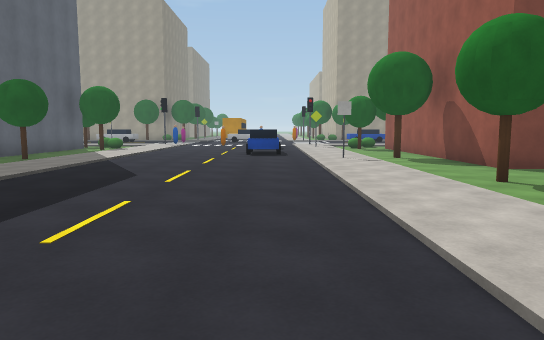
view 1 (above)

24 first-person views from a walk through a Unity game level. The camera is 1.5 m above the floor, tilts 6° down and sees 70° across. The floor is counted in squares, 2 m on a side. Each view is taken from the middle of a square. On the plan, view 1 faces up. The plan holds only what a view shows up to about 12 squares ahead; the rest is blank. The place goes on beyond the plan. Surface patterns are stand-ins for the level's own textures.

view 2
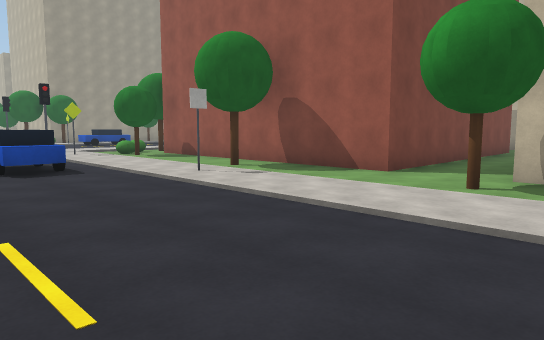

view 3
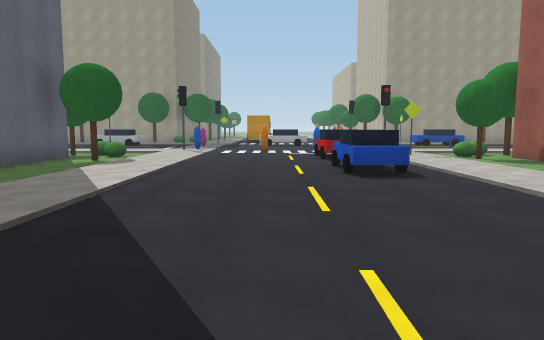

view 4
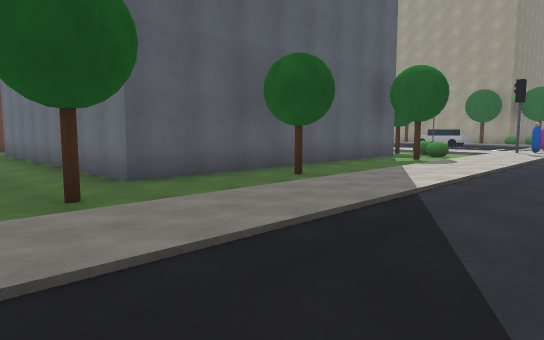

view 5
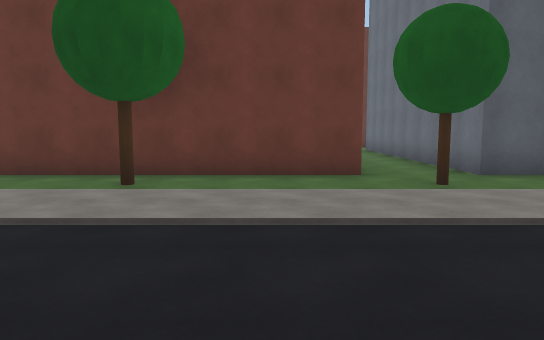

view 6
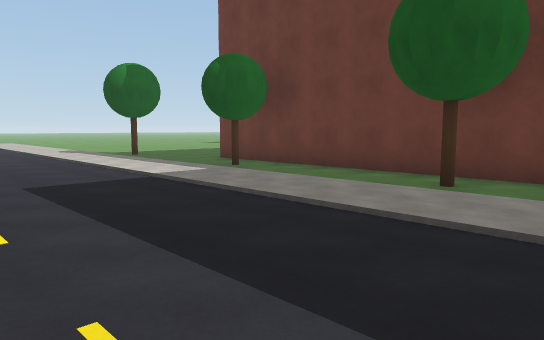

view 7
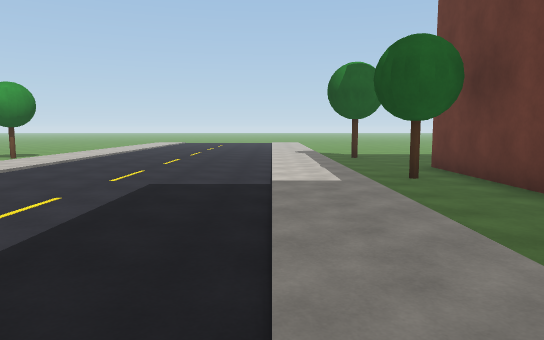

view 8
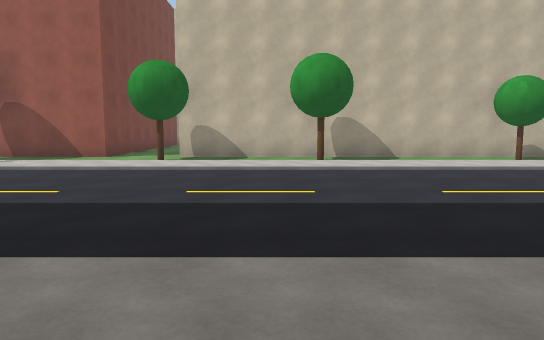

view 9
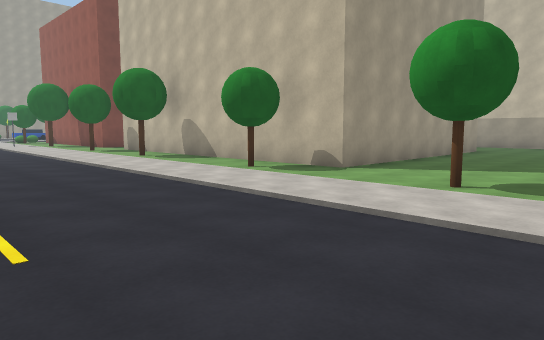

view 10
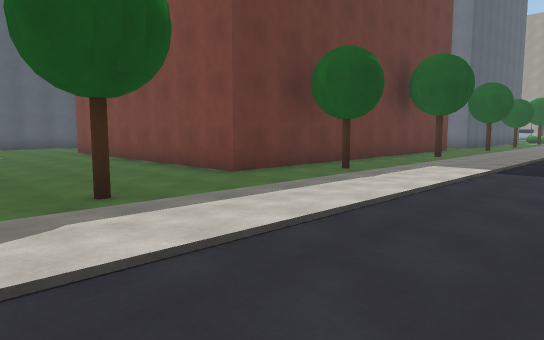

view 11
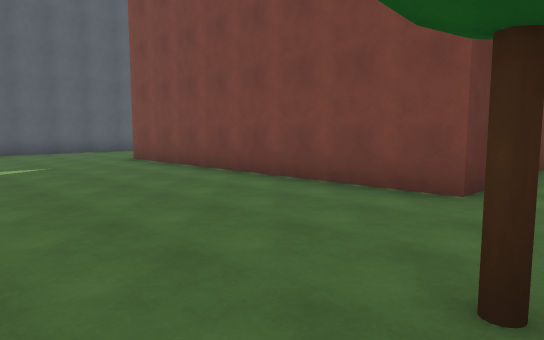

view 12
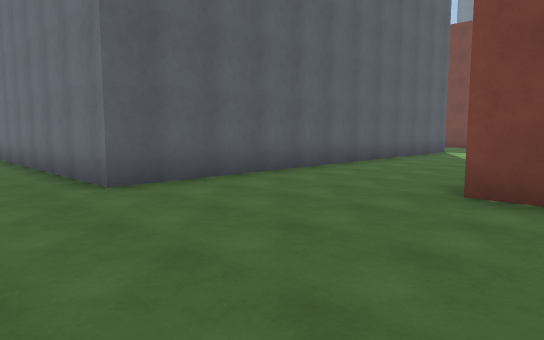

view 13
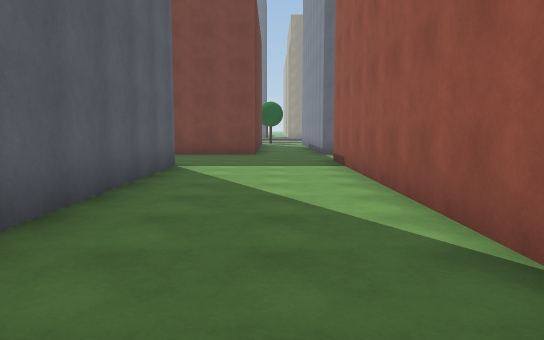

view 14
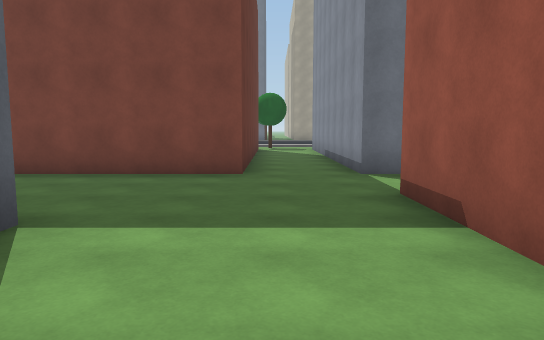

view 15
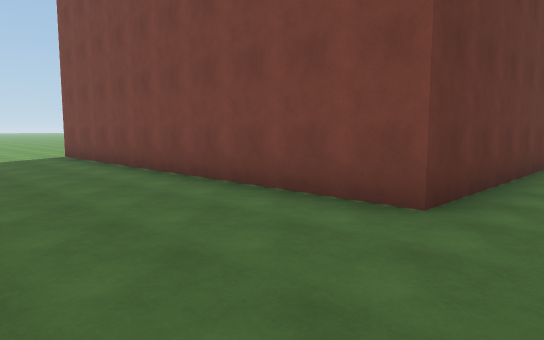

view 16
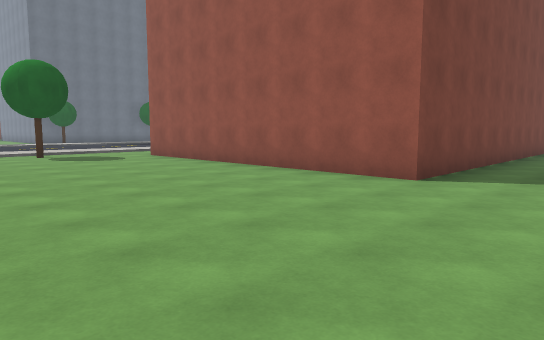

view 17
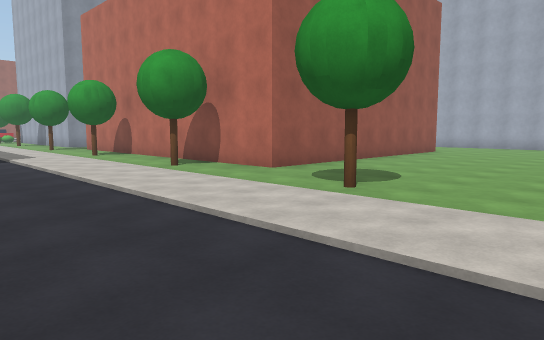

view 18
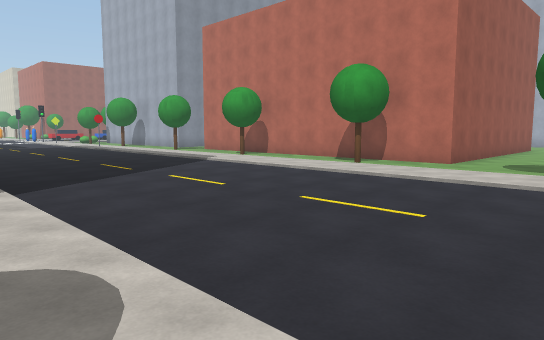

view 19
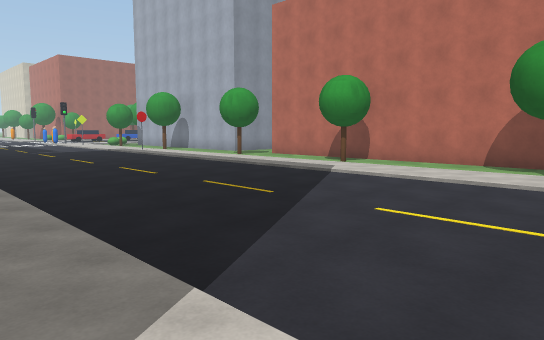

view 20
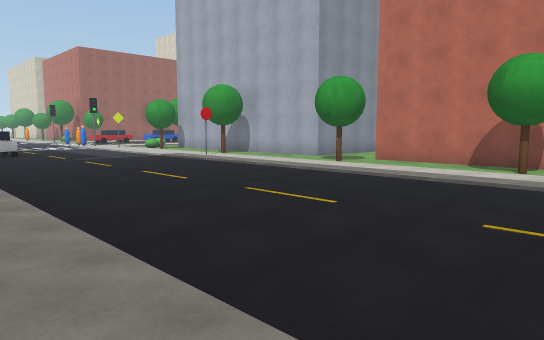

view 21
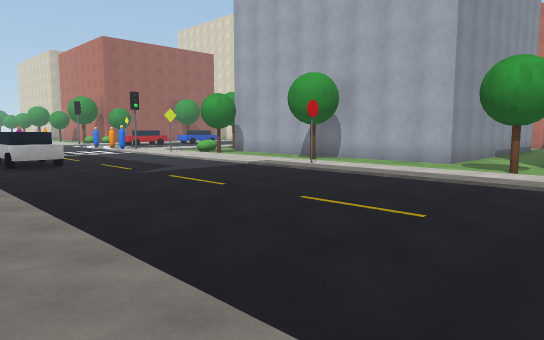

view 22
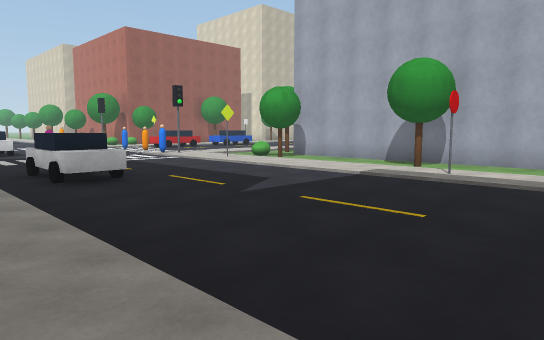

view 23
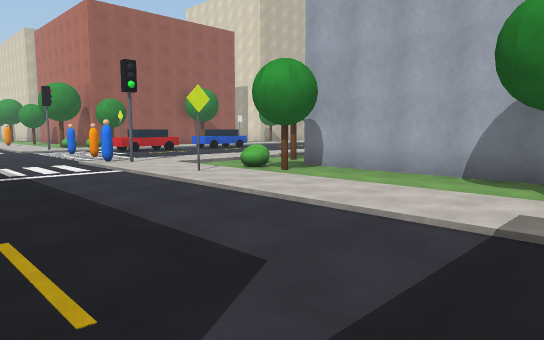

view 24
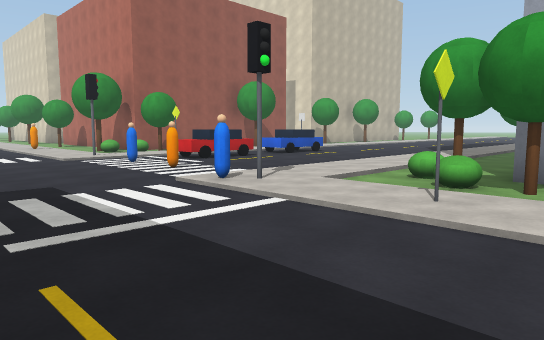

### Floor plan
Points are (right, up) in squares from view 1. A wall is a line through its corners. A room is listed if a view was taken in it or the views show most of it. See-through windows are left out.
Room 1 (views 1, 2, 3, 4, 5, 6, 7, 8, 9, 10, 11, 12, 13, 14, 15, 16, 17, 18, 19, 20, 21, 22, 23, 24)
walls: (-7.5, 7.5) (-15.5, 7.5) (-15.5, 15.5) (-7.5, 15.5) (-7.5, 7.5); (-7.5, 5.6) (-7.5, -4.5) (-15.5, -4.5); (-17.5, 12.6) (-17.5, 7.5) (-27.5, 7.5) (-27.5, 15.5) (-17.5, 15.5); (-19, 4) (-19, -7) (-25.4, -7); (-15.5, -2) (-15.5, 5.5); (11.6, 7.5) (4.5, 7.5) (4.5, 15.5); (10.2, -4.5) (4.5, -4.5) (4.5, 5.5)
objects: other object (-30, 17); other object (-26, 17); other object (-21, 17); other object (-17, 17); other object (-14, 18) to (-13, 18); other object (-12, 17); other object (-10, 23) to (-8, 23); other object (-8, 17); other object (-8, 18) to (-7, 18); other object (-6, -7); other object (-6, -3); other object (-6, 2); other object (-6, 6); other object (-6, 10); other object (-6, 15); other object (-5, 18); other object (-5, 22); other object (-2, 18); other object (-2, 23) to (-1, 23); other object (0, 12) to (0, 13); other object (0, 15) to (0, 16); other object (0, 18); other object (2, 9) to (2, 10); other object (2, 15) to (2, 16); other object (2, 18); other object (3, -7); other object (3, -3); other object (3, 2); other object (3, 6); other object (3, 11); other object (3, 15); other object (5, 17)

Where each view was taken, in squares from view 1:
view 1: 0 up, 0 right, facing up
view 2: 4 up, 2 left, facing up-right
view 3: 5 up, 2 left, facing up
view 4: 5 up, 2 left, facing up-left
view 5: 4 up, 1 left, facing left
view 6: 4 up, 1 left, facing down-left
view 7: 4 up, 4 left, facing down
view 8: 3 up, 6 left, facing right
view 9: 9 down, 2 left, facing up-right
view 10: 9 down, 2 left, facing up-left
view 11: 9 down, 6 left, facing up-left
view 12: 9 down, 14 left, facing up-left
view 13: 4 down, 17 left, facing up
view 14: 1 up, 17 left, facing up
view 15: 4 up, 16 left, facing up-left
view 16: 5 up, 33 left, facing up-right
view 17: 21 up, 33 left, facing down-right
view 18: 25 up, 31 left, facing down-right
view 19: 25 up, 27 left, facing down-right
view 20: 25 up, 23 left, facing down-right
view 21: 25 up, 19 left, facing down-right
view 22: 25 up, 16 left, facing down-right
view 23: 22 up, 13 left, facing down-right
view 24: 22 up, 9 left, facing down-right
